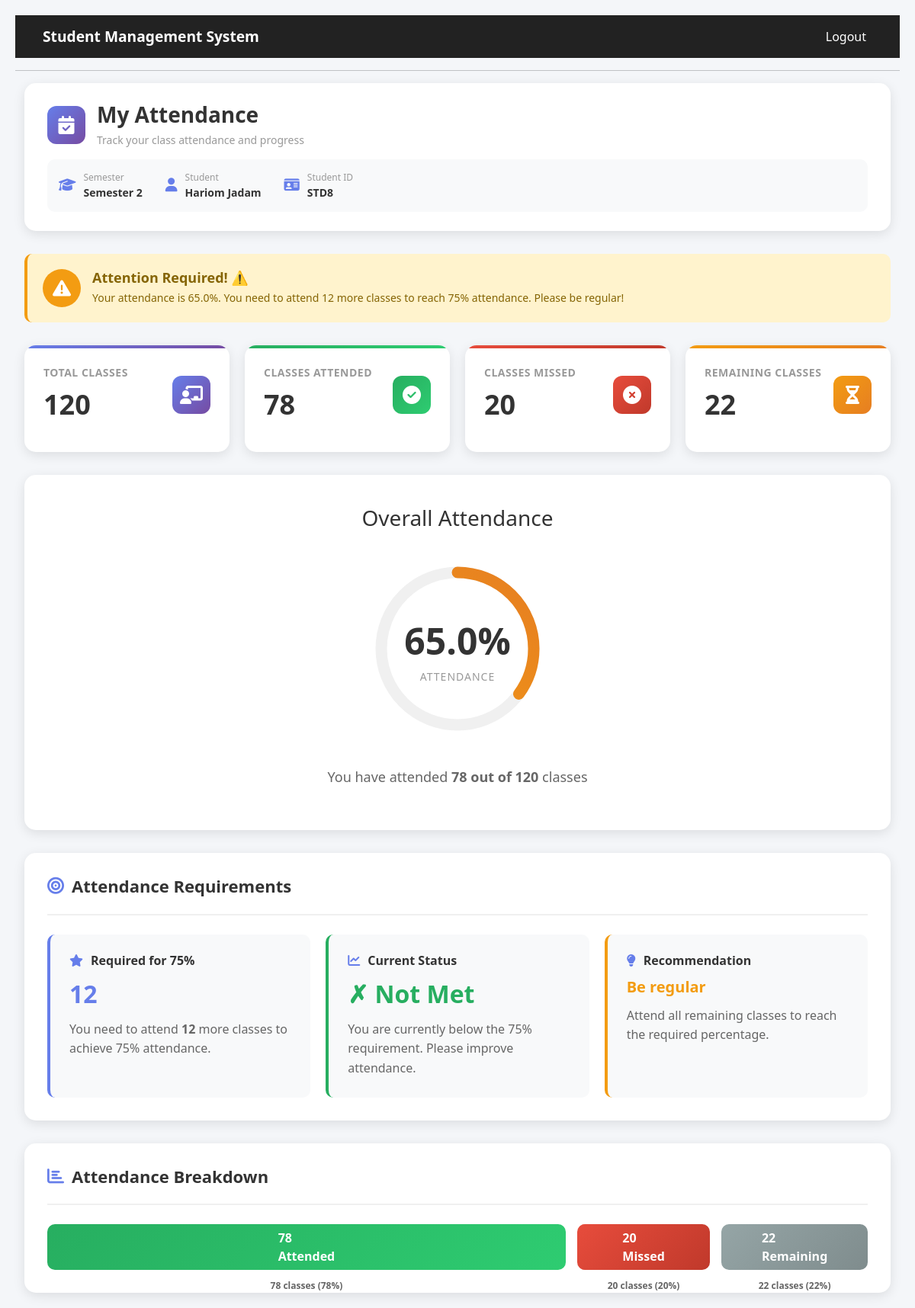
The page /studentattendance/ (signed in) on the database its author committed.
### accounts/models.py (models this page shows, shortened)
class StudentProfile(models.Model):
    STATE_CHOICES = [
    ('AP','Andhra Pradesh'),
    ('AR','Arunachal Pradesh'),
    ('AS','Assam'),
    ('BR','Bihar'),
    ('CG','Chhattisgarh'),
    ('GA','Goa'),
    ('GJ','Gujarat'),
    ('HR','Haryana'),
    ('HP','Himachal Pradesh'),
    ('JH','Jharkhand'),
    ('KA','Karnataka'),
    ('KL','Kerala'),
    ('MP','Madhya Pradesh'),
    ('MH','Maharashtra'),
    ('MN','Manipur'),
    ('ML','Meghalaya'),
    ('MZ','Mizoram'),
    ('NL','Nagaland'),
    ('OD','Odisha'),
    ('PB','Punjab'),
    ('RJ','Rajasthan'),
    ('SK','Sikkim'),
    ('TN','Tamil Nadu'),
    ('TS','Telangana'),
    ('TR','Tripura'),
    ('UK','Uttarakhand'),
    ('UP','Uttar Pradesh'),
    ('WB','West Bengal'),
    ('DL','Delhi'),
]
    user = models.OneToOneField(User, on_delete=models.CASCADE)
    age = models.IntegerField(default=18)
    phone = models.CharField(max_length=15)
    course = models.CharField(max_length=100)
    gender = models.CharField(
    max_length=10,
    choices=[('male','Male'),('female','Female'),('other','Other')])
    profile_photo = models.ImageField(upload_to='students/', null=True, blank=True)
    state = models.CharField(max_length=50,choices=STATE_CHOICES,default='MP')
    city = models.CharField(max_length=50)
    created_at = models.DateTimeField(auto_now_add=True)
    is_active_student = models.BooleanField(default=True)

### accounts/views.py (the view)
# urls.py: path('studentattendance/',student_attendance, name='studentattendance'),
def student_attendance(request):
    profile = get_object_or_404(StudentProfile, user=request.user)
    semester_name = "Semester 2"
    total_classes = 120
    attended_classes = 78
    missed_classes = 20
    classes_done = attended_classes + missed_classes
    remaining_classes = max(total_classes - classes_done, 0)
    attendance_percent = round((attended_classes / total_classes) * 100, 2)
    required_for_75 = math.ceil(0.75 * total_classes)
    max_possible_attendance = attended_classes + remaining_classes
    if max_possible_attendance >= required_for_75:
        can_reach_75 = True
        required_classes = max(required_for_75 - attended_classes, 0)
    else:
        can_reach_75 = False
        required_classes = 0
    context = {
        'profile': profile,
        'semester_name': semester_name,
        'total_classes': total_classes,
        'attended_classes': attended_classes,
        'missed_classes': missed_classes,
        'remaining_classes': remaining_classes,
        'attendance_percent': attendance_percent,
        'required_classes': required_classes,
        'can_reach_75': can_reach_75,
    }
    return render(request, 'student_attendance.html', context)

### accounts/templates/student_attendance.html (shortened to what this page needs)
{% extends "base.html" %}
{% block content %}
<!DOCTYPE html>
<html lang="en">
<head>
    <link href="https://cdn.jsdelivr.net/npm/bootstrap@5.3.2/dist/css/bootstrap.min.css" rel="stylesheet">
    <link href="https://cdnjs.cloudflare.com/ajax/libs/font-awesome/6.5.0/css/all.min.css" rel="stylesheet">
</head>
<body>
    <div class="container">
        <div class="page-header">
            <div class="page-title">
                <div class="title-icon">
                    <i class="fas fa-calendar-check"></i>
                </div>
                <div style="flex: 1;">
                    <h2>My Attendance</h2>
                    <p style="margin: 5px 0 0 0; color: #999; font-size: 14px;">Track your class attendance and progress</p>
                </div>
            </div>
            <div class="semester-info">
                <div class="info-item">
                    <i class="fas fa-graduation-cap"></i>
                    <div>
                        <div style="font-size: 12px; color: #999;">Semester</div>
                        <div class="info-value">{{ semester_name }}</div>
                    </div>
                </div>
                <div class="info-item">
                    <i class="fas fa-user"></i>
                    <div>
                        <div style="font-size: 12px; color: #999;">Student</div>
                        <div class="info-value">{{ profile.user.first_name }} {{ profile.user.last_name }}</div>
                    </div>
                </div>
                <div class="info-item">
                    <i class="fas fa-id-card"></i>
                    <div>
                        <div style="font-size: 12px; color: #999;">Student ID</div>
                        <div class="info-value">STD{{ profile.user.id }}</div>
                    </div>
                </div>
            </div>
        </div>
        {% if attendance_percent >= 75 %}
        <div class="alert-box alert-success">
            <div class="alert-icon">
                <i class="fas fa-check-circle"></i>
            </div>
            <div class="alert-content">
                <h4>Excellent Attendance! 🎉</h4>
                <p>You have maintained {{ attendance_percent }}% attendance which meets the required 75% criteria. Keep up the good work!</p>
            </div>
        </div>
        {% elif attendance_percent >= 65 %}
        <div class="alert-box alert-warning">
            <div class="alert-icon">
                <i class="fas fa-exclamation-triangle"></i>
            </div>
            <div class="alert-content">
                <h4>Attention Required! ⚠️</h4>
                <p>Your attendance is {{ attendance_percent }}%. You need to attend {{ required_classes }} more classes to reach 75% attendance. Please be regular!</p>
            </div>
        </div>
        {% endif %}
        <div class="stats-cards">
            <div class="stat-card">
                <div class="stat-header">
                    <div>
                        <div class="stat-label">Total Classes</div>
                        <div class="stat-value">{{ total_classes }}</div>
                    </div>
                    <div class="stat-icon">
                        <i class="fas fa-chalkboard-teacher"></i>
                    </div>
                </div>
            </div>
            <div class="stat-card">
                <div class="stat-header">
                    <div>
                        <div class="stat-label">Classes Attended</div>
                        <div class="stat-value">{{ attended_classes }}</div>
                    </div>
                    <div class="stat-icon">
                        <i class="fas fa-check-circle"></i>
                    </div>
                </div>
            </div>
            <div class="stat-card">
                <div class="stat-header">
                    <div>
                        <div class="stat-label">Classes Missed</div>
                        <div class="stat-value">{{ missed_classes }}</div>
                    </div>
                    <div class="stat-icon">
                        <i class="fas fa-times-circle"></i>
                    </div>
                </div>
            </div>
            <div class="stat-card">
                <div class="stat-header">
                    <div>
                        <div class="stat-label">Remaining Classes</div>
                        <div class="stat-value">{{ remaining_classes }}</div>
                    </div>
                    <div class="stat-icon">
                        <i class="fas fa-hourglass-half"></i>
                    </div>
                </div>
            </div>
        </div>
        <div class="progress-section">
            <h3 style="margin-bottom: 30px; color: #333;">Overall Attendance</h3>
            <div class="circular-progress">
                <svg width="250" height="250">
                    <defs>
                        <linearGradient id="gradient-good" x1="0%" y1="0%" x2="100%" y2="100%">
                            <stop offset="0%" style="stop-color:#27ae60;stop-opacity:1" />
                            <stop offset="100%" style="stop-color:#2ecc71;stop-opacity:1" />
                        </linearGradient>
                        <linearGradient id="gradient-warning" x1="0%" y1="0%" x2="100%" y2="100%">
                            <stop offset="0%" style="stop-color:#f39c12;stop-opacity:1" />
                            <stop offset="100%" style="stop-color:#e67e22;stop-opacity:1" />
                        </linearGradient>
                        <linearGradient id="gradient-danger" x1="0%" y1="0%" x2="100%" y2="100%">
                            <stop offset="0%" style="stop-color:#e74c3c;stop-opacity:1" />
                            <stop offset="100%" style="stop-color:#c0392b;stop-opacity:1" />
                        </linearGradient>
                    </defs>
                    <circle class="progress-ring-bg" cx="125" cy="125" r="100"></circle>
                    <circle class="progress-ring {% if attendance_percent >= 75 %}good{% elif attendance_percent >= 65 %}warning{% else %}danger{% endif %}"
                            cx="125" cy="125" r="100"
                            stroke-dasharray="628.318"
                            stroke-dashoffset="{% widthratio attendance_percent 100 628.318 as offset %}{{ offset|floatformat:2 }}">>
                    </circle>
                </svg>
                <div class="progress-text">
                    <div class="progress-percent">{{ attendance_percent }}%</div>
                    <div class="progress-label">Attendance</div>
                </div>
            </div>
            <p class="progress-description">
                You have attended <strong>{{ attended_classes }} out of {{ total_classes }}</strong> classes
            </p>
        </div>
        <div class="requirements-section">
            <div class="section-header">
                <h3 class="section-title">
                    <i class="fas fa-bullseye"></i>
                    Attendance Requirements
                </h3>
            </div>
            <div class="requirement-grid">
                <div class="requirement-card">
                    <h4>
                        <i class="fas fa-star"></i>
                        Required for 75%
                    </h4>
                    <div class="requirement-value">{{ required_classes }}</div>
                    <p>
                        {% if can_reach_75 %}
                            You need to attend <strong>{{ required_classes }}</strong> more classes to achieve 75% attendance.
                        {% else %}
                            Unfortunately, 75% attendance is no longer achievable this semester.
                        {% endif %}
                    </p>
                </div>
                <div class="requirement-card" style="border-left-color: #27ae60;">
                    <h4>
                        <i class="fas fa-chart-line"></i>
                        Current Status
                    </h4>
                    <div class="requirement-value" style="color: #27ae60;">
                        {% if attendance_percent >= 75 %}
                            ✓ Met
                        {% else %}
                            ✗ Not Met
                        {% endif %}
                    </div>
                    <p>
                        {% if attendance_percent >= 75 %}
                            You have successfully met the 75% attendance requirement. Excellent!
                        {% else %}
                            You are currently below the 75% requirement. Please improve attendance.
                        {% endif %}
                    </p>
                </div>
                <div class="requirement-card" style="border-left-color: #f39c12;">
                    <h4>
                        <i class="fas fa-lightbulb"></i>
                        Recommendation
                    </h4>
                    <div class="requirement-value" style="color: #f39c12; font-size: 20px;">
                        {% if attendance_percent >= 75 %}
                            Keep it up!
                        {% elif can_reach_75 %}
                            Be regular
                        {% else %}
                            Meet advisor
                        {% endif %}
                    </div>
                    <p>
                        {% if attendance_percent >= 75 %}
                            Continue maintaining your excellent attendance record.
                        {% elif can_reach_75 %}
                            Attend all remaining classes to reach the required percentage.
                        {% else %}
                            Please schedule a meeting with your academic advisor immediately.
                        {% endif %}
                    </p>
                </div>
            </div>
        </div>
        <div class="timeline-section">
            <div class="section-header">
                <h3 class="section-title">
                    <i class="fas fa-chart-bar"></i>
                    Attendance Breakdown
                </h3>
            </div>
            <div class="timeline-bars">
                <div class="timeline-bar attended" style="flex: {{ attended_classes }};">
                    {{ attended_classes }}<br>Attended
                    <span class="timeline-label">{{ attended_classes }} classes ({{ attended_classes|floatformat:0 }}%)</span>
                </div>
                <div class="timeline-bar missed" style="flex: {{ missed_classes }};">
                    {{ missed_classes }}<br>Missed
                    <span class="timeline-label">{{ missed_classes }} classes ({{ missed_classes|floatformat:0 }}%)</span>
                </div>
                <div class="timeline-bar remaining" style="flex: {{ remaining_classes }};">
                    {{ remaining_classes }}<br>Remaining
                    <span class="timeline-label">{{ remaining_classes }} classes ({{ remaining_classes|floatformat:0 }}%)</span>
                </div>
            </div>
        </div>
    </div>
</body>
</html>
{% endblock %}

### accounts/templates/base.html (shortened to what this page needs)
<!DOCTYPE html>
<html lang="en">
<head>
    <link href="https://cdn.jsdelivr.net/npm/bootstrap@5.3.2/dist/css/bootstrap.min.css" rel="stylesheet">
</head>
<body>
<nav class="navbar navbar-expand-lg navbar-custom px-4">
    <div class="container-fluid">
        <a class="navbar-brand" href="#">
            Student Management System
        </a>
        <div class="collapse navbar-collapse justify-content-end" id="navbarNav">
            <ul class="navbar-nav">
                {% if request.user.is_authenticated %}
                    <li class="nav-item">
                        <a class="nav-link logout-link" href="{% url 'logout' %}">Logout</a>
                    </li>
                {% endif %}
            </ul>
        </div>
    </div>
</nav>
<hr>
{% block content %}
{% endblock %}
</body>
</html>

### accounts/templates/base.html (style rules this page uses)
.navbar-custom { background-color: #222; }
.navbar-custom .navbar-brand { color: #ffffff !important; font-weight: 600; font-size: 1.2rem; cursor: default; text-decoration: none; }
.navbar-custom .nav-link { color: #ffffff !important; font-weight: 500; transition: color 0.3s ease; }
.logout-link { color: #ffc107 !important; }

### rows shown on the page
StudentProfile: user.first_name "Hariom", user.last_name "Jadam", user.id "8"

### other values the page prints
{{ semester_name }} "Semester 2"
{{ attendance_percent }} "65.0"
{{ required_classes }} "12"
{{ total_classes }} "120"
{{ attended_classes }} "78"
{{ missed_classes }} "20"
{{ remaining_classes }} "22"
{{ attended_classes|floatformat:0 }} "78"
{{ missed_classes|floatformat:0 }} "20"
{{ remaining_classes|floatformat:0 }} "22"
